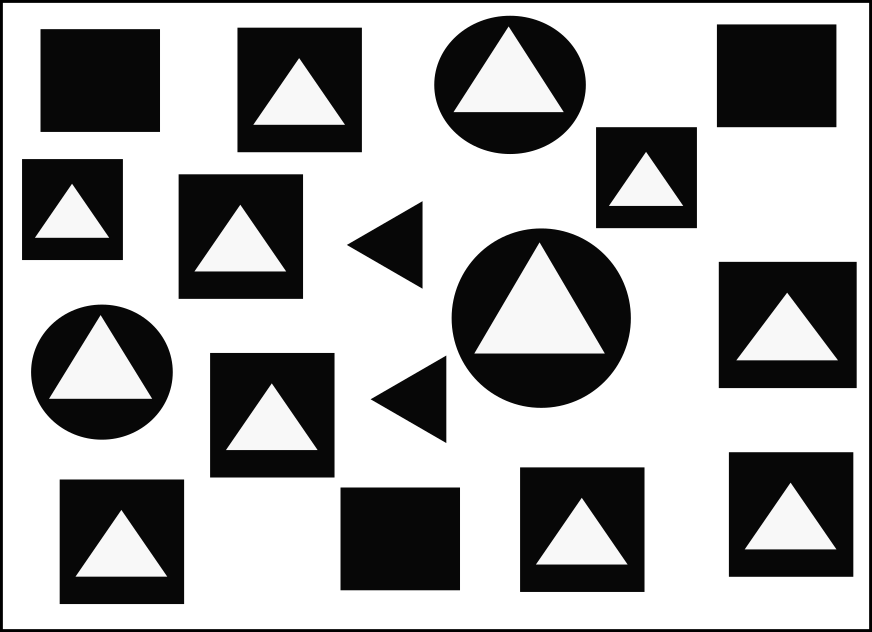
#> input picture testbw.png, 872 x 632 px
$ python findshape.py
#> lines starting #> are read from the running program, lines starting #| are printed output that depends on the picture; after the words box and inside, x2 and y2 are one past the last pixel; in counts of white or black regions, pixels touching at a corner belong together
import cv2
import numpy as np

font = cv2.FONT_HERSHEY_COMPLEX

rect_x_max = np.full(1000, 0)
rect_y_max = np.full(1000, 0)

rect_x_min = np.full(1000, 0)
rect_y_min = np.full(1000, 0)

number_of_rect = 0
detetected = 0

# img = cv2.imread("test5.png", cv2.IMREAD_GRAYSCALE)
img = cv2.imread("testbw.png")
#> img is the input picture: shape (632, 872, 3); min 0, max 255, mean 165.5
img_grey = cv2.cvtColor(img,cv2.COLOR_BGR2GRAY)
_, threshold = cv2.threshold(img_grey, 88, 255, cv2.THRESH_BINARY)
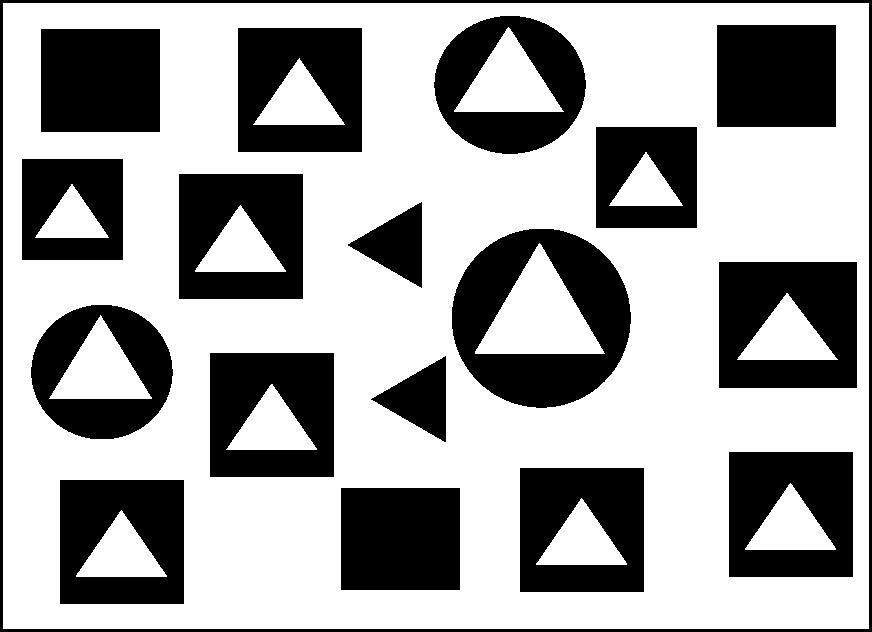
#> threshold: shape (632, 872); 64.4% white; 18 black regions
contours, _ = cv2.findContours(threshold, cv2.RETR_TREE, cv2.CHAIN_APPROX_NONE)
#> contours = 30 contours; largest, box (x1, y1, x2, y2) and area: (3, 3, 869, 629) 540625, (451, 228, 632, 409) 25424, (718, 261, 858, 389) 17651, (433, 15, 587, 155) 16604, (728, 451, 854, 578) 15748


for cnt in contours:
    approx = cv2.approxPolyDP(cnt, 0.01*cv2.arcLength(cnt, True), True)
    x = approx.ravel()[0]
    y = approx.ravel()[1]

    if len(approx) == 4:
        if y > 5:
            # find x_max
            rect_x_max[number_of_rect] = approx[0][0][0]
            if approx[1][0][0] > rect_x_max[number_of_rect]:
                rect_x_max[number_of_rect] = approx[1][0][0]
            if approx[2][0][0] > rect_x_max[number_of_rect]:
                rect_x_max[number_of_rect] = approx[2][0][0]
            if approx[3][0][0] > rect_x_max[number_of_rect]:
                rect_x_max[number_of_rect] = approx[3][0][0]

            # find y_max
            rect_y_max[number_of_rect] = approx[0][0][1]
            if approx[1][0][1] > rect_y_max[number_of_rect]:
                rect_y_max[number_of_rect] = approx[1][0][1]
            if approx[2][0][1] > rect_y_max[number_of_rect]:
                rect_y_max[number_of_rect] = approx[2][0][1]
            if approx[3][0][0] > rect_x_max[number_of_rect]:
                rect_y_max[number_of_rect] = approx[3][0][y]

            # find x_min
            rect_x_min[number_of_rect] = approx[0][0][0]
            if approx[1][0][0] < rect_x_min[number_of_rect]:
                rect_x_min[number_of_rect] = approx[1][0][0]
            if approx[2][0][0] < rect_x_min[number_of_rect]:
                rect_x_min[number_of_rect] = approx[2][0][0]
            if approx[3][0][0] < rect_x_min[number_of_rect]:
                rect_x_min[number_of_rect] = approx[3][0][0]

            # find y_min
            rect_y_min[number_of_rect] = approx[0][0][1]
            if approx[1][0][1] < rect_y_min[number_of_rect]:
                rect_y_min[number_of_rect] = approx[1][0][1]
            if approx[2][0][1] < rect_y_min[number_of_rect]:
                rect_y_min[number_of_rect] = approx[2][0][1]
            if approx[3][0][1] < rect_y_min[number_of_rect]:
                rect_y_min[number_of_rect] = approx[3][0][1]

            number_of_rect += 1
#> this loop made 30 passes
#> (approx, x, y) on passes 1 to 11: ([[3, 3], [3, 628], [868, 628], [868, 3]], 3, 3), ([[340, 488], [459, 487], [460, 589], [341, 590]], 340, 488), ([[59, 480], [183, 479], [184, 603], [60, 604]], 59, 480), ([[166, 575], [121, 510], [76, 576]], 166, 575), ([[519, 468], [643, 467], [644, 591], [520, 592]], 519, 468), ([[626, 563], [581, 498], [536, 564]], 626, 563), ([[728, 452], [852, 451], [853, 576], [729, 577]], 728, 452), ([[835, 548], [790, 483], [745, 549]], 835, 548), ([[445, 355], [444, 442], [370, 399]], 445, 355), ([[209, 353], [333, 352], [334, 476], [210, 477]], 209, 353), ([[316, 448], [271, 384], [226, 449]], 316, 448)
#> (x, y) on passes 12, 16, 29: (91, 304), (529, 228), (480, 20)
#> after the loop, number_of_rect = 12; rect_x_max = 1000 values, max 857 at index 5, min 0 at index 12, mean 5.81; rect_x_min = 1000 values, max 728 at index 3, min 0 at index 12, mean 4.36; rect_y_max = 1000 values, max 603 at index 1, min 0 at index 12, mean 4.41; rect_y_min = 1000 values, max 487 at index 0, min 0 at index 12, mean 3.03


for cnt in contours:
    approx = cv2.approxPolyDP(cnt, 0.01*cv2.arcLength(cnt, True), True)
    x = approx.ravel()[0]
    y = approx.ravel()[1]


    if len(approx) == 3:
        for cnt_trig in range(0, number_of_rect):
            if x > rect_x_min[cnt_trig] and x < rect_x_max[cnt_trig] and y > rect_y_min[cnt_trig] and y < rect_y_max[cnt_trig]:
                cv2.putText(img, "Triangle", (x, y), font, 1, (0))
                cv2.drawContours(img, [approx], 0, (21,21,255), 3)
#> this loop made 30 passes
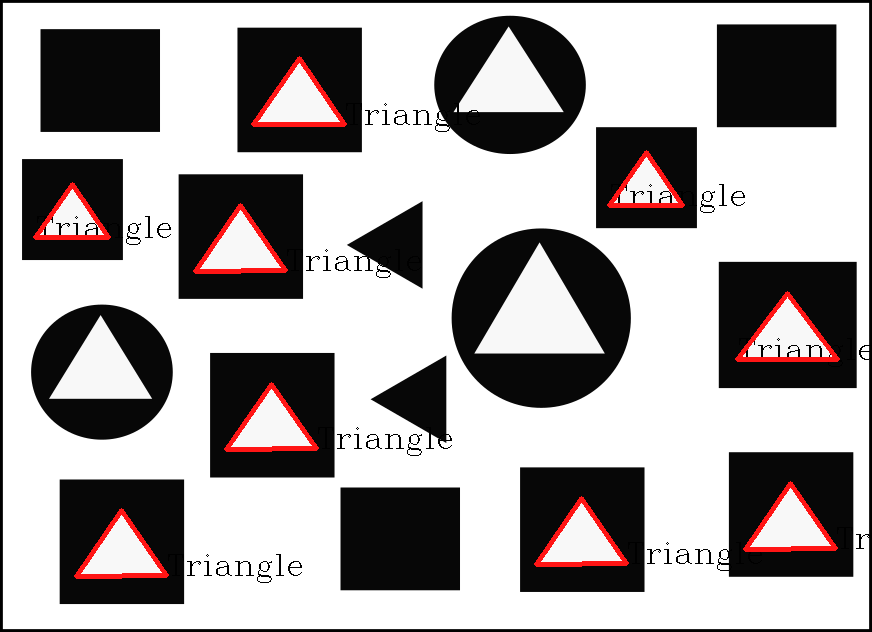
#> img: shape (632, 872, 3); 2.59% of pixels changed, all inside (x1, y1, x2, y2) = (33, 56, 870, 583)


cv2.imshow("shapes", img)
cv2.imshow("Threshold", threshold)
cv2.waitKey(0)
cv2.destroyAllWindows()

$ run again, with test5.png copied over testbw.png
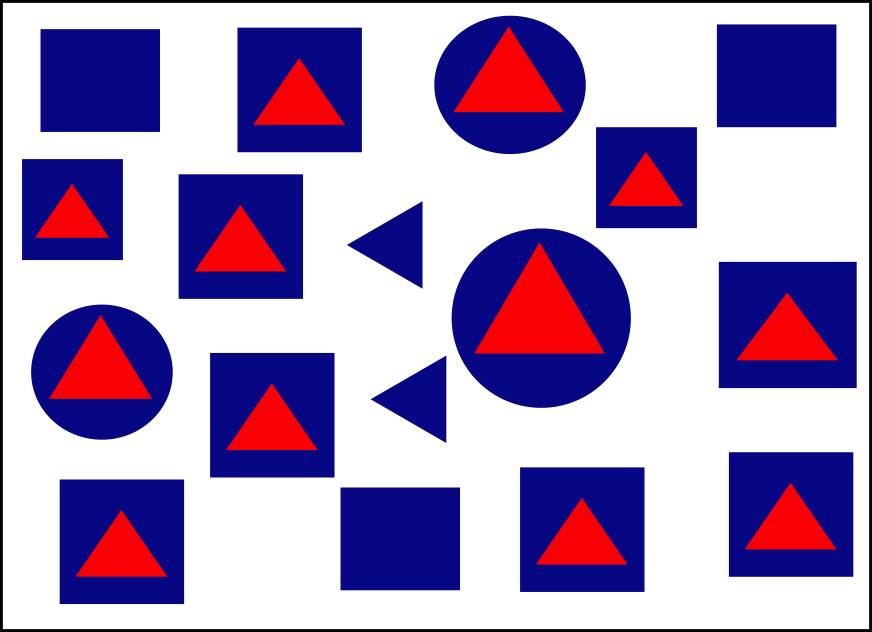
#> input picture test5.png, 872 x 632 px
#> img is the input picture: shape (632, 872, 3); mean B, G, R 189.3, 146.5, 165.5
#> `img_grey = cv2.cvtColor(img,cv2.COLOR_BGR2GRAY)`:
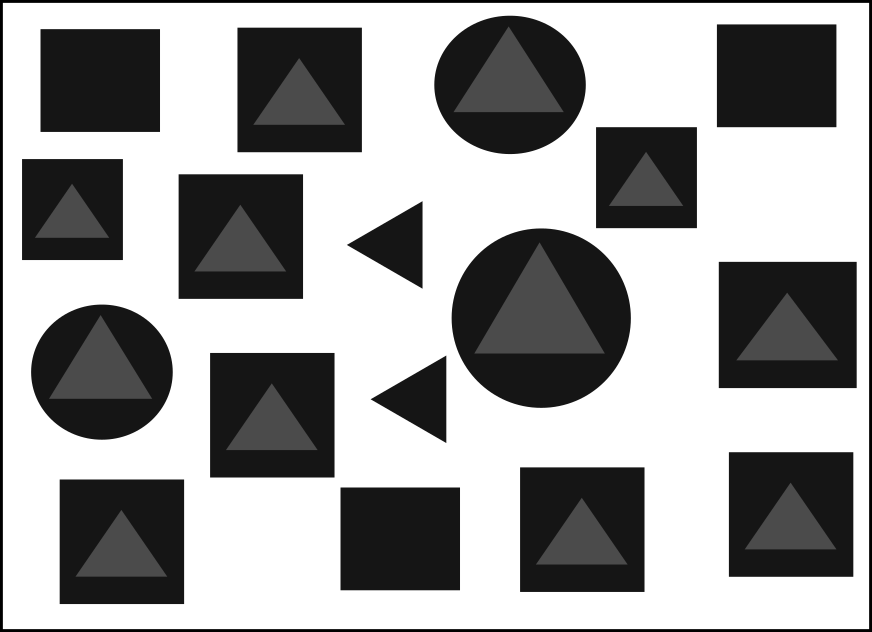
#> img_grey: shape (632, 872); min 0, max 255, mean 157.1
#> `_, threshold = cv2.threshold(img_grey, 88, 255, cv2.THRESH_BINARY)`:
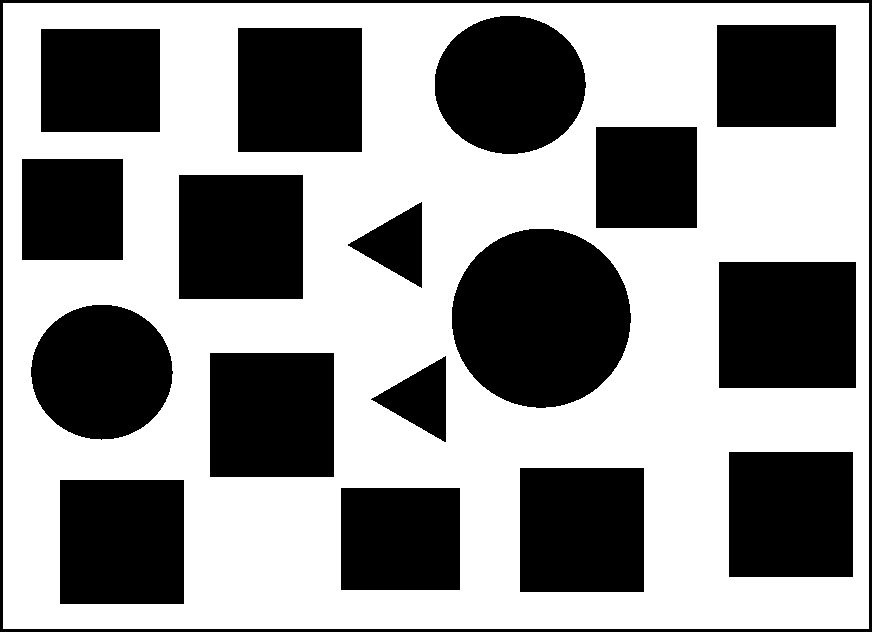
#> threshold: shape (632, 872); 56.7% white; 18 black regions
#> contours = 18 contours; largest, box (x1, y1, x2, y2) and area: (3, 3, 869, 629) 540625, (451, 228, 632, 409) 25404, (718, 261, 857, 389) 17524, (434, 15, 587, 155) 16584, (728, 451, 854, 578) 15748
#> the loop `for cnt in contours:` made 18 passes
#> (approx, x, y) on passes 1 to 7: ([[3, 3], [3, 628], [868, 628], [868, 3]], 3, 3), ([[340, 488], [459, 487], [460, 589], [341, 590]], 340, 488), ([[59, 480], [183, 479], [184, 603], [60, 604]], 59, 480), ([[519, 468], [643, 467], [644, 591], [520, 592]], 519, 468), ([[728, 452], [852, 451], [853, 576], [729, 577]], 728, 452), ([[445, 355], [444, 442], [370, 399]], 445, 355), ([[209, 353], [333, 352], [334, 476], [210, 477]], 209, 353)
#> after the loop `for cnt in contours:`: number_of_rect = 12; rect_x_max = 1000 values, max 856 at index 5, min 0 at index 12, mean 5.81; rect_x_min = 1000 values, max 728 at index 3, min 0 at index 12, mean 4.36; rect_y_max = 1000 values, max 603 at index 1, min 0 at index 12, mean 4.41; rect_y_min = 1000 values, max 487 at index 0, min 0 at index 12, mean 3.03
#> the loop `for cnt in contours:` made 18 passes

$ run again, with dgram.png copied over testbw.png
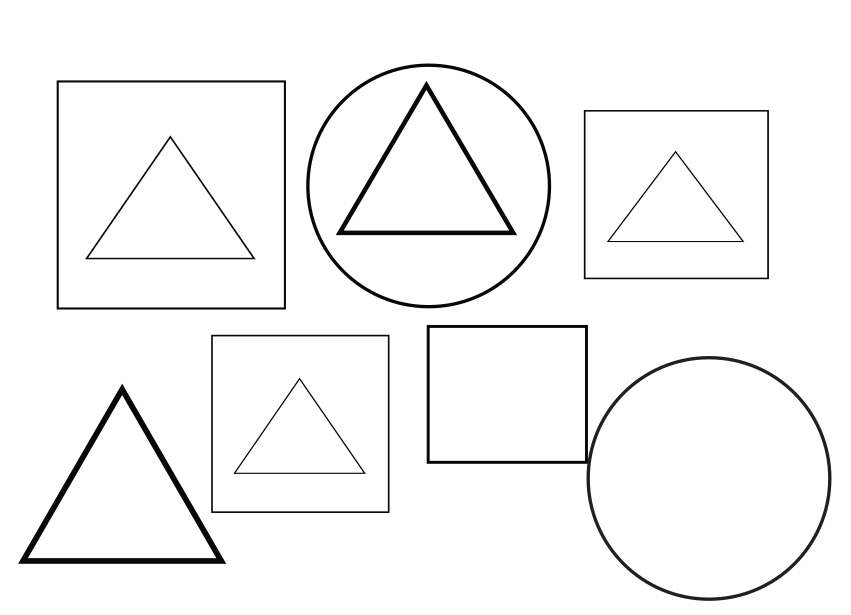
#> input picture dgram.png, 851 x 615 px
#> img is the input picture: shape (615, 851, 3); min 7, max 255, mean 246.4
#> `_, threshold = cv2.threshold(img_grey, 88, 255, cv2.THRESH_BINARY)`:
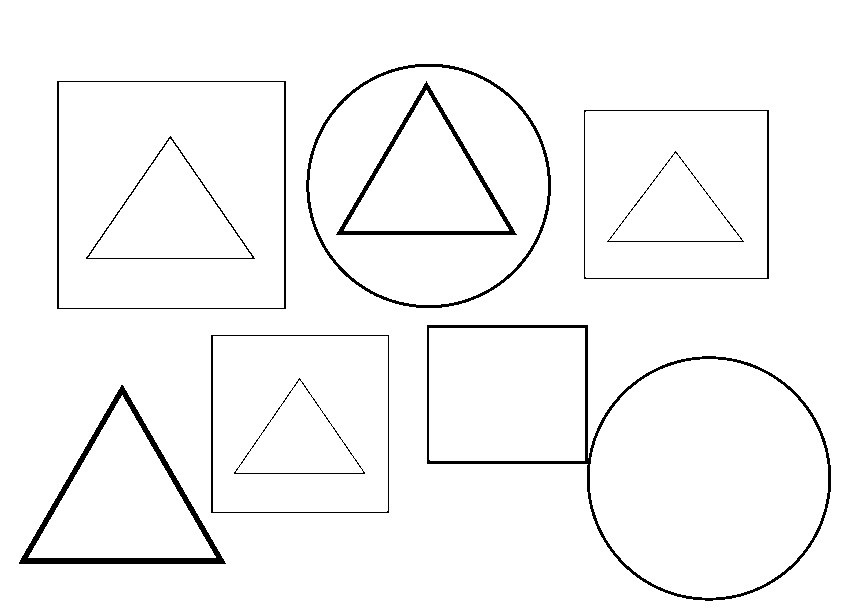
#> threshold: shape (615, 851); 96.9% white; 10 black regions
#> contours = 188 contours, 165 with area under 20; largest, box (x1, y1, x2, y2) and area: (0, 0, 851, 615) 521900, (426, 324, 832, 602) 69949, (56, 80, 287, 310) 52668, (59, 82, 284, 308) 50400, (305, 63, 552, 309) 47337
#> the loop `for cnt in contours:` made 188 passes
#> (approx, x, y) on passes 1, 2, 3, 4, 5, 6, 8: ([[0, 0], [0, 614], [850, 614], [850, 0]], 0, 0), ([[121, 384], [225, 564], [18, 563]], 121, 384), ([[122, 395], [28, 557], [215, 557]], 122, 395), ([[210, 335], [388, 334], [389, 512], [211, 513]], 210, 335), ([[213, 336], [213, 511], [386, 511], [387, 336]], 213, 336), ([[233, 472], [363, 470], [365, 473]], 233, 472), ([[360, 468], [361, 467], [362, 468], [361, 469]], 360, 468)
#> after the loop `for cnt in contours:`: number_of_rect = 74; rect_x_max = 1000 values, max 769 at index 29, min 0 at index 74, mean 37.9; rect_x_min = 1000 values, max 738 at index 32, min 0 at index 74, mean 36.37; rect_y_max = 1000 values, max 512 at index 0, min 0 at index 74, mean 21.74; rect_y_min = 1000 values, max 467 at index 2, min 0 at index 74, mean 20.3
#> the loop `for cnt in contours:` made 188 passes
#> (x, y) on passes 7, 9, 11: (361, 469), (237, 467), (358, 465)
#> after the loop `for cnt in contours:`:
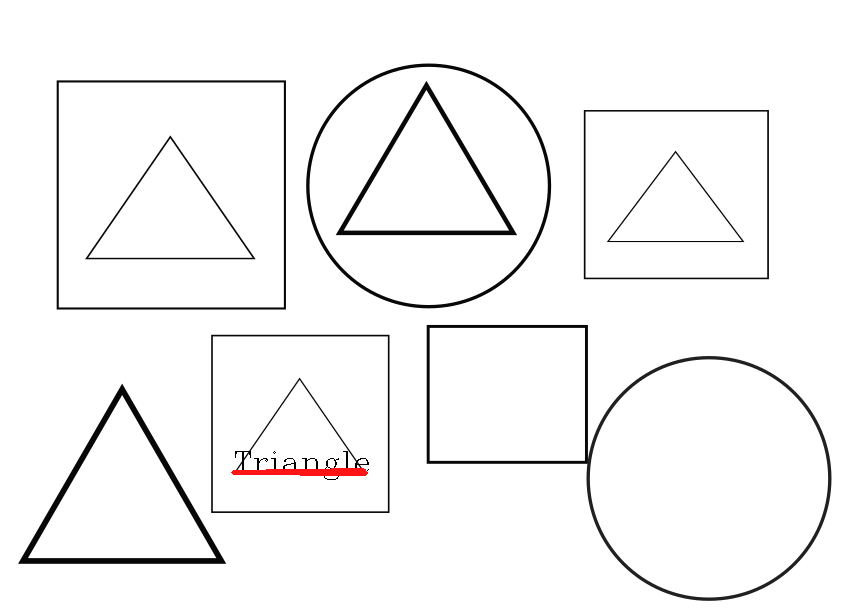
#> img: shape (615, 851, 3); 0.24% of pixels changed, all inside (x1, y1, x2, y2) = (231, 451, 369, 480)

$ run again, with rect819.png copied over testbw.png
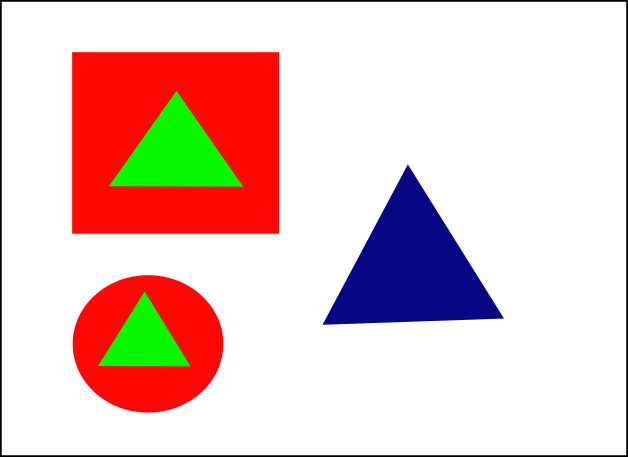
#> input picture rect819.png, 628 x 457 px
#> img is the input picture: shape (457, 628, 3); mean B, G, R 198.7, 201, 230.7
#> `_, threshold = cv2.threshold(img_grey, 88, 255, cv2.THRESH_BINARY)`:
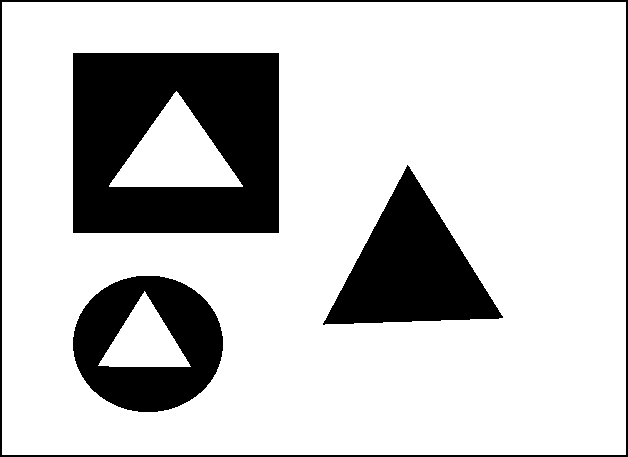
#> threshold: shape (457, 628); 78.6% white; 4 black regions
#> contours = 6 contours; box (x1, y1, x2, y2) and area: (2, 2, 626, 455) 281596, (72, 52, 280, 234) 37465, (72, 275, 224, 413) 16258, (322, 164, 504, 326) 14433, (109, 91, 243, 187) 6416, (98, 291, 191, 367) 3462
#> the loop `for cnt in contours:` made 6 passes
#> (approx, x, y, number_of_rect) on pass 5: ([[72, 53], [278, 52], [279, 232], [73, 233]], 72, 53, 1)
#> after the loop `for cnt in contours:`: number_of_rect = 1; rect_x_max = 1000 values, max 279 at index 0, min 0 at index 1, mean 0.279; rect_x_min = 1000 values, max 72 at index 0, min 0 at index 1, mean 0.072; rect_y_max = 1000 values, max 232 at index 0, min 0 at index 1, mean 0.232; rect_y_min = 1000 values, max 52 at index 0, min 0 at index 1, mean 0.052
#> after the loop `for cnt in contours:`:
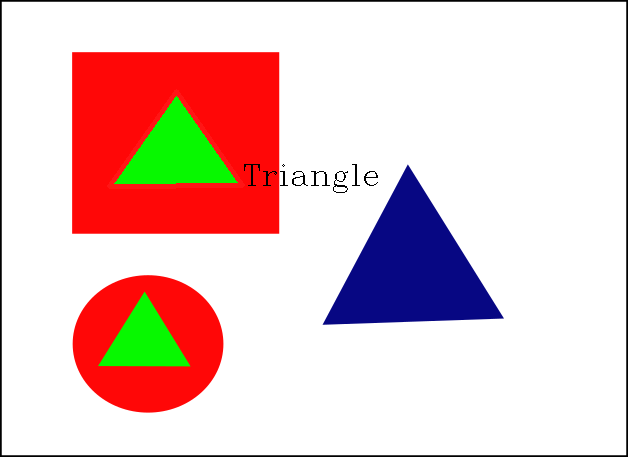
#> img: shape (457, 628, 3); 0.79% of pixels changed, all inside (x1, y1, x2, y2) = (107, 89, 378, 193)
